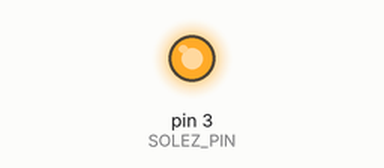
This sketch was run on a simulated Arduino Uno, built with avr-gcc and run on an emulated ATmega328P. Parts: output pins drawn as LEDs (lit = HIGH).

Above: at 1.5 s.
At 4.5 s:
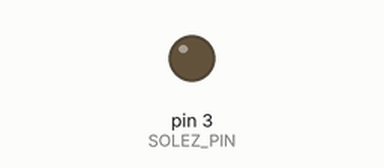
Timing chart, 0 to 7.8 s (numbered marks = the images above):
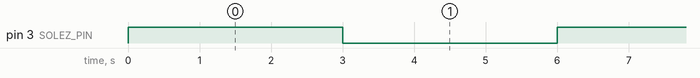

The sketch:

Sol-EZ.ino
```cpp
// This is an example sketch for the Sol-EZ solenoid kit,
// details can be found below:
// https://www.instructables.com/id/Sol-EZ-Solenoid-Driver-Kit-Usage-Guide

// connect the Sol-EZ driver to digital pin 3
#define SOLEZ_PIN 3

// the setup function runs once when you press reset or power the board
void setup() {
  // initialize digital pin LED_BUILTIN as an output.
  pinMode(SOLEZ_PIN, OUTPUT);
}

// the loop function runs over and over again forever
void loop() {
  digitalWrite(SOLEZ_PIN, HIGH);   // turn the solenoid on (HIGH is the voltage level)
  delay(3000);                     // wait for 3 seconds
  digitalWrite(SOLEZ_PIN, LOW);    // turn the solenoid off by making the voltage LOW
  delay(3000);                     // wait for 3 seconds
}
```

Measured:
- by itself, pin 3 (SOLEZ_PIN): alternates HIGH for 3.0 s and LOW for 3.0 s
